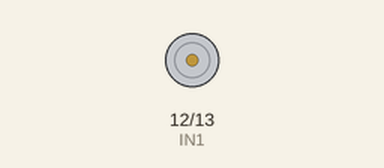
Simulated run of this sketch. Board: Arduino Uno, built with avr-gcc and run on an emulated ATmega328P. Shown: motor-driver pin pairs drawn as motors (green arrow = first pin HIGH = forward, orange = second pin HIGH = backward, longer = more drive, scaled by the enable pin).

Above: at 0.3 s.
At 1.1 s:
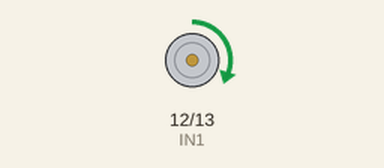
Timing chart, 0 to 5.9 s (numbered marks = the images above):
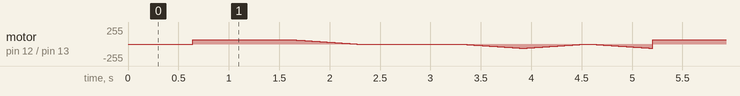

The sketch:

dcmotor.ino
```cpp
// Define pin constants for easy modifications
const int ENA = 11;   // Motor enable pin (PWM capable pin)
const int IN1 = 12;   // Motor input 1
const int IN2 = 13;  // Motor input 2


void setup() {
  // Setup all pins as outputs
  pinMode(ENA, OUTPUT);
  pinMode(IN1, OUTPUT);
  pinMode(IN2, OUTPUT);
}


void loop() {
  // Ramp up the motor speed gradually
  for (int speed = 0; speed <= 63; speed++) {
    analogWrite(ENA, speed);
    delay(10); // Short delay between speed increments
  }


  // Set motor to run forward
  digitalWrite(IN1, HIGH);
  digitalWrite(IN2, LOW);
  delay(1000); // Run motor forward for 1 second


  // Ramp down the motor speed gradually
  for (int speed = 63; speed >= 0; speed--) {
    analogWrite(ENA, speed);
    delay(10); // Short delay between speed decrements
  }


  // Set motor to run reverse
  digitalWrite(IN1, LOW);
  digitalWrite(IN2, HIGH);
  delay(1000); // Run motor reverse for 1 second


  // Ramp up the motor speed gradually in reverse
  for (int speed = 0; speed <= 63; speed++) {
    analogWrite(ENA, speed);
    delay(10); // Short delay between speed increments
  }


  // Ramp down the motor speed gradually from reverse
  for (int speed = 63; speed >= 0; speed--) {
    analogWrite(ENA, speed);
    delay(10); // Short delay between speed decrements
  }
}
```
